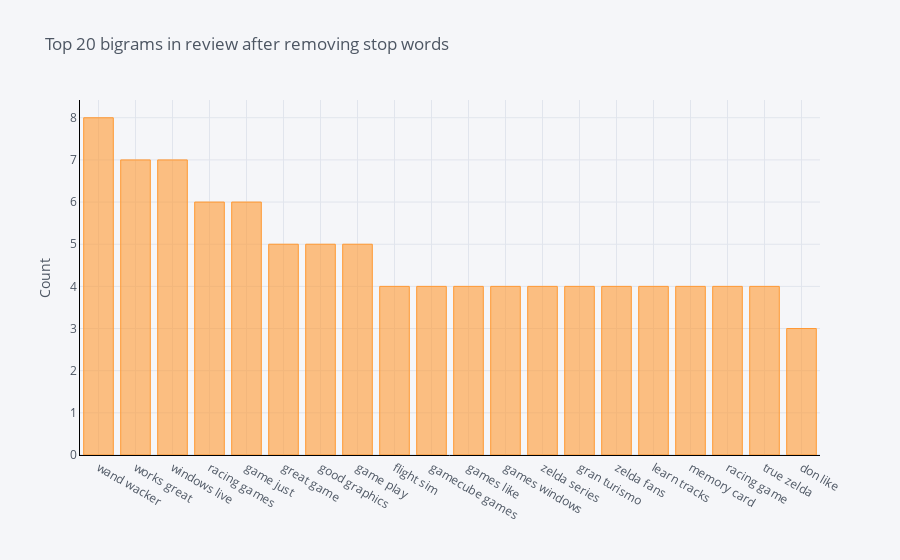

Notebook cell for this chart:
### Code cell
#The distribution of top bigrams after removing stop words

def get_top_n_bigram(corpus, n=None):
    vec = CountVectorizer(ngram_range=(2, 2), stop_words='english').fit(corpus)
    bag_of_words = vec.transform(corpus)
    sum_words = bag_of_words.sum(axis=0) 
    words_freq = [(word, sum_words[0, idx]) for word, idx in vec.vocabulary_.items()]
    words_freq =sorted(words_freq, key = lambda x: x[1], reverse=True)
    return words_freq[:n]

common_words = get_top_n_bigram(Corpus['reviewText'], 20)
# for word, freq in common_words:
#     print(word, freq)
    
df4 = pd.DataFrame(common_words, columns = ['reviewText' , 'count'])
df4.groupby('reviewText').sum()['count'].sort_values(ascending=False).iplot(
    kind='bar', yTitle='Count', linecolor='black', title='Top 20 bigrams in review after removing stop words')

### Figure 1 — Plotly figure (JSON) as saved in the notebook; plotly's stock layout.template omitted (floating-point values rounded to 4 significant figures)
{"data": [{"marker": {"color": "rgba(255, 153, 51, 0.6)", "line": {"color": "rgba(255, 153, 51, 1.0)", "width": 1}}, "name": "count", "orientation": "v", "text": "", "type": "bar", "x": ["wand wacker", "works great", "windows live", "racing games", "game just", "great game", "good graphics", "game play", "flight sim", "gamecube games", "games like", "games windows", "zelda series", "gran turismo", "zelda fans", "learn tracks", "memory card", "racing game", "true zelda", "don like"], "y": [8, 7, 7, 6, 6, 5, 5, 5, 4, 4, 4, 4, 4, 4, 4, 4, 4, 4, 4, 3]}], "layout": {"legend": {"bgcolor": "#F5F6F9", "font": {"color": "#4D5663"}}, "paper_bgcolor": "#F5F6F9", "plot_bgcolor": "#F5F6F9", "title": {"font": {"color": "#4D5663"}, "text": "Top 20 bigrams in review after removing stop words"}, "xaxis": {"gridcolor": "#E1E5ED", "linecolor": "black", "showgrid": true, "tickfont": {"color": "#4D5663"}, "title": {"font": {"color": "#4D5663"}, "text": ""}, "zerolinecolor": "#E1E5ED"}, "yaxis": {"gridcolor": "#E1E5ED", "linecolor": "black", "showgrid": true, "tickfont": {"color": "#4D5663"}, "title": {"font": {"color": "#4D5663"}, "text": "Count"}, "zerolinecolor": "#E1E5ED"}}}
